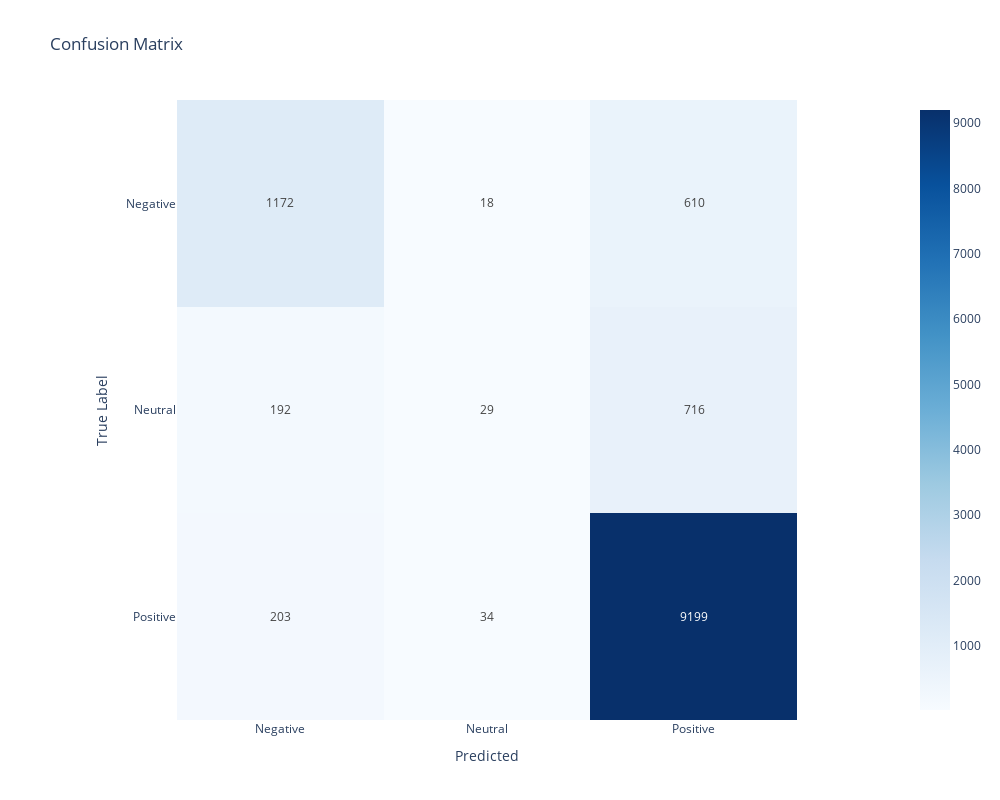

Notebook source saved alongside this figure:
### Markdown cell above
This time, I am changing the model I use Logistic Regression.

### Code cell
# Instantiate the Model class with text and labels (X and y), a Logistic Regression model, and a TF-IDF vectorizer
model = Model(X, y, LogisticRegression(max_iter=1000), TfidfVectorizer(preprocessor=preprocess_text), random_seed=42, test_size=0.2)
# Fit the model
model.fit()
# Predict using the model
y_pred = model.predict()
# Generate and display the classification report
model.report(model.y_test, y_pred, class_labels)

### Figure 1 — Plotly figure (JSON) as saved in the notebook; plotly's stock layout.template omitted (floating-point values rounded to 4 significant figures)
{"data": [{"coloraxis": "coloraxis", "hovertemplate": "Predicted: %{x}<br>True Label: %{y}<br>color: %{z}<extra></extra>", "name": "0", "texttemplate": "%{z}", "type": "heatmap", "x": ["Negative", "Neutral", "Positive"], "xaxis": "x", "y": ["Negative", "Neutral", "Positive"], "yaxis": "y", "z": [[1172, 18, 610], [192, 29, 716], [203, 34, 9199]]}], "layout": {"coloraxis": {"colorscale": [[0, "rgb(247,251,255)"], [0.125, "rgb(222,235,247)"], [0.25, "rgb(198,219,239)"], [0.375, "rgb(158,202,225)"], [0.5, "rgb(107,174,214)"], [0.625, "rgb(66,146,198)"], [0.75, "rgb(33,113,181)"], [0.875, "rgb(8,81,156)"], [1, "rgb(8,48,107)"]]}, "height": 800, "title": {"text": "Confusion Matrix"}, "width": 1000, "xaxis": {"anchor": "y", "constrain": "domain", "domain": [0, 1], "scaleanchor": "y", "title": {"text": "Predicted"}}, "yaxis": {"anchor": "x", "autorange": "reversed", "constrain": "domain", "domain": [0, 1], "title": {"text": "True Label"}}}}
